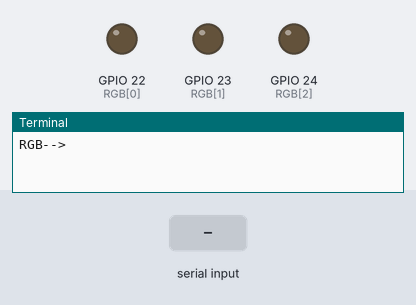
Bench run of a program on a simulated Raspberry Pi (BCM pin numbers). Parts: output pins drawn as LEDs (lit = HIGH), the last lines printed to the terminal. Inputs (shaded band) come from the test bench.

Above: at 1.2 s.
1.3 s: "200" typed at the terminal, then Enter
At 1.8 s:
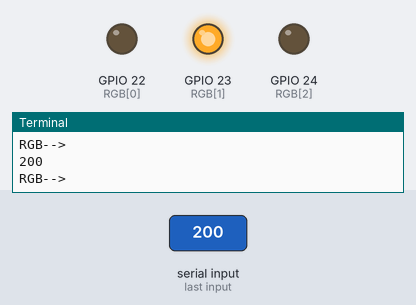
Timing chart, 0 to 4.3 s (numbered marks = the images above; inputs shaded):
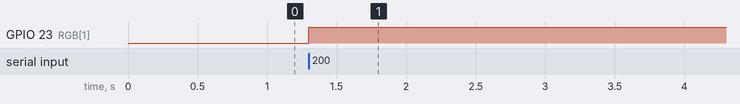

Measured:
- after the input at 1.3 s, GPIO 23 (RGB[1]): LOW → HIGH at once

The program:

rgb-led.py
```python
import RPi.GPIO as GPIO

GPIO.setmode(GPIO.BCM)

RGB = [22,23,24]
for pin in RGB:
    GPIO.setup(pin, GPIO.OUT)
    GPIO.output(pin, 0)

try:
    while(True):
        request = input("RGB-->")
        if (len(request) == 3):
            GPIO.output(23, int(request[0]))
            GPIO.output(22, int(request[1]))
            GPIO.output(24, int(request[2]))

except KeyboardInterrupt:
    GPIO.cleanup()
```
